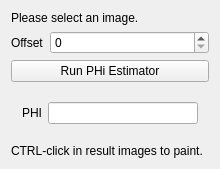
<?xml version="1.0" encoding="UTF-8"?>
<ui version="4.0">
 <class>ExampleViewControls</class>
 <widget class="QWidget" name="ExampleViewControls">
  <property name="geometry">
   <rect>
    <x>0</x>
    <y>0</y>
    <width>220</width>
    <height>160</height>
   </rect>
  </property>
  <property name="windowTitle">
   <string>Example View</string>
  </property>
  <layout class="QVBoxLayout" name="verticalLayout">
   <item>
    <widget class="QLabel" name="selectImageLabel">
     <property name="styleSheet">
      <string notr="true"/>
     </property>
     <property name="text">
      <string>Please select an image.</string>
     </property>
    </widget>
   </item>
   <item>
    <widget class="QWidget" name="widget" native="true">
     <layout class="QHBoxLayout" name="horizontalLayout">
      <property name="leftMargin">
       <number>0</number>
      </property>
      <property name="topMargin">
       <number>0</number>
      </property>
      <property name="rightMargin">
       <number>0</number>
      </property>
      <property name="bottomMargin">
       <number>0</number>
      </property>
      <item>
       <widget class="QLabel" name="offsetLabel">
        <property name="text">
         <string>Offset</string>
        </property>
       </widget>
      </item>
      <item>
       <widget class="QSpinBox" name="offsetSpinBox">
        <property name="sizePolicy">
         <sizepolicy hsizetype="Expanding" vsizetype="Fixed">
          <horstretch>0</horstretch>
          <verstretch>0</verstretch>
         </sizepolicy>
        </property>
        <property name="maximum">
         <number>9999</number>
        </property>
       </widget>
      </item>
     </layout>
    </widget>
   </item>
   <item>
    <widget class="QPushButton" name="processImageButton">
     <property name="toolTip">
      <string>Process selected image</string>
     </property>
     <property name="text">
      <string>Run PHi Estimator</string>
     </property>
    </widget>
   </item>
   <item>
    <widget class="QWidget" name="Results" native="true">
     <property name="minimumSize">
      <size>
       <width>0</width>
       <height>50</height>
      </size>
     </property>
     <layout class="QHBoxLayout" name="horizontalLayout_2">
      <item>
       <widget class="QLabel" name="Philabel">
        <property name="text">
         <string>PHI</string>
        </property>
       </widget>
      </item>
      <item>
       <widget class="QLineEdit" name="PhiValue"/>
      </item>
     </layout>
    </widget>
   </item>
   <item>
    <widget class="QLabel" name="infoLabel">
     <property name="text">
      <string>CTRL-click in result images to paint.</string>
     </property>
     <property name="wordWrap">
      <bool>true</bool>
     </property>
    </widget>
   </item>
   <item>
    <spacer name="spacer">
     <property name="orientation">
      <enum>Qt::Vertical</enum>
     </property>
     <property name="sizeType">
      <enum>QSizePolicy::Expanding</enum>
     </property>
     <property name="sizeHint" stdset="0">
      <size>
       <width>20</width>
       <height>220</height>
      </size>
     </property>
    </spacer>
   </item>
  </layout>
 </widget>
 <layoutdefault spacing="6" margin="11"/>
 <resources/>
 <connections/>
</ui>
